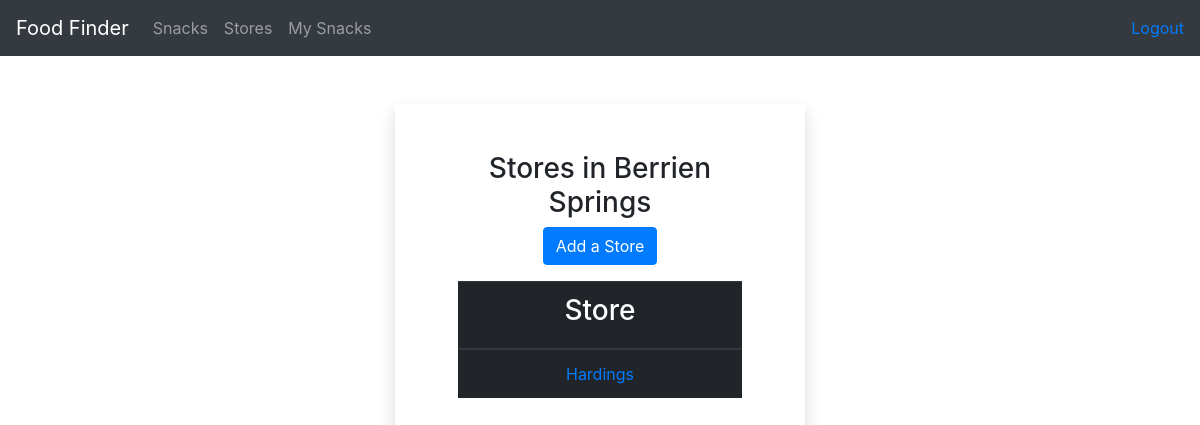
/food/store/city/2/ (signed in), run on an earlier commit of the app's database.
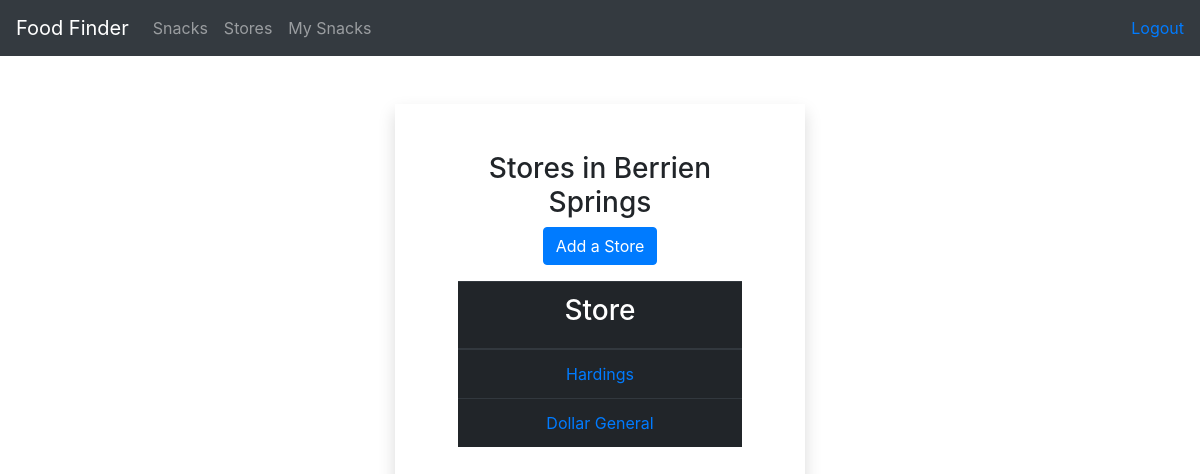
And on a later commit of the database.
### food/models.py (models this page shows)
class Store(models.Model):
    name = models.CharField(max_length=255)
    city = models.CharField(max_length=255)
    def __str__(self):
        return f'%s' % self.name

### food/views.py (the view)
# urls.py: path('store/city/<int:store_id>/', views.city_details, name='city_details'),
def city_details(request, store_id):
    store_city = get_object_or_404(Store, pk=store_id)
    city_store_list = Store.objects.filter(city=store_city.city)
    context = {
        'store_city': store_city,
        'city_store_list': city_store_list,
    }
    return render(request, 'food/city_detail.html', context)

### food/templates/food/city_detail.html
{% extends 'base.html' %}
{% block content %}
    <div class="row justify-content-center mt-5">
        <div class="col-4 text-center shadow justify-content-center">
            <div class="m-5">
                {% if store_city %}
                    <h3 class="mb-2">Stores in {{ store_city.city }} </h3>
                <a class="text-white btn btn-md btn-primary mb-3" href="{% url 'food:create_store' %}">Add a Store</a>
                    <table class="table table-dark">
                        <thead>
                        <tr>
                            <th scope="col"><h3>Store</h3></th>
                        </tr>
                        </thead>
                        <tbody>
                        {% for store in city_store_list %}
                            <tr>
                                <td><a href="{% url 'food:store_details' store.id %}">{{ store }}</a></td>
                            </tr>
                        {% endfor %}
                        </tbody>
                    </table>
                {% endif %}
            </div>
        </div>
    </div>
{% endblock %}

What changed in the data, as far as the page shows it:
added Store: name "Dollar General"
